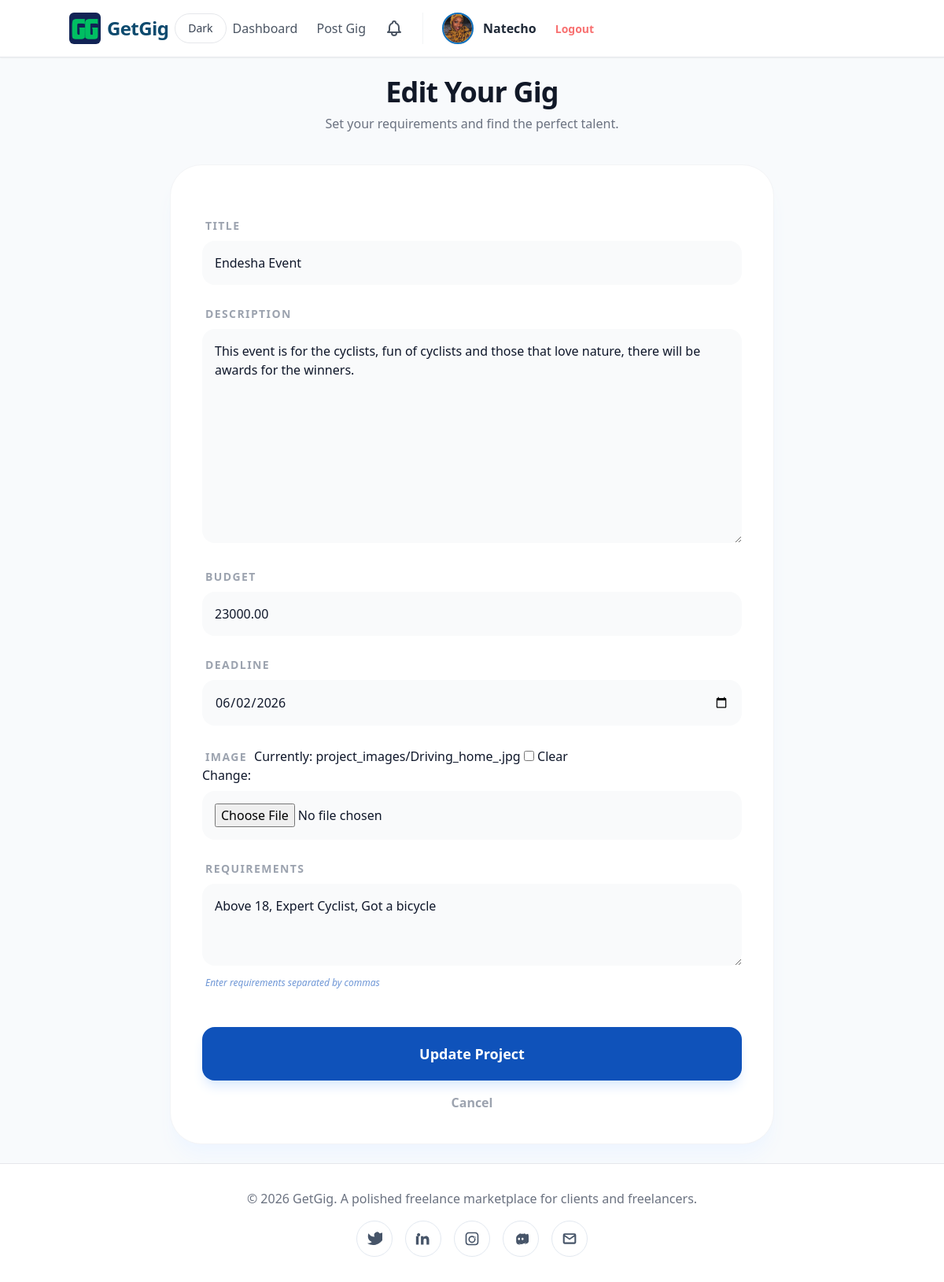
Page /projects/project/13/edit/ (signed in) on the earlier database version.
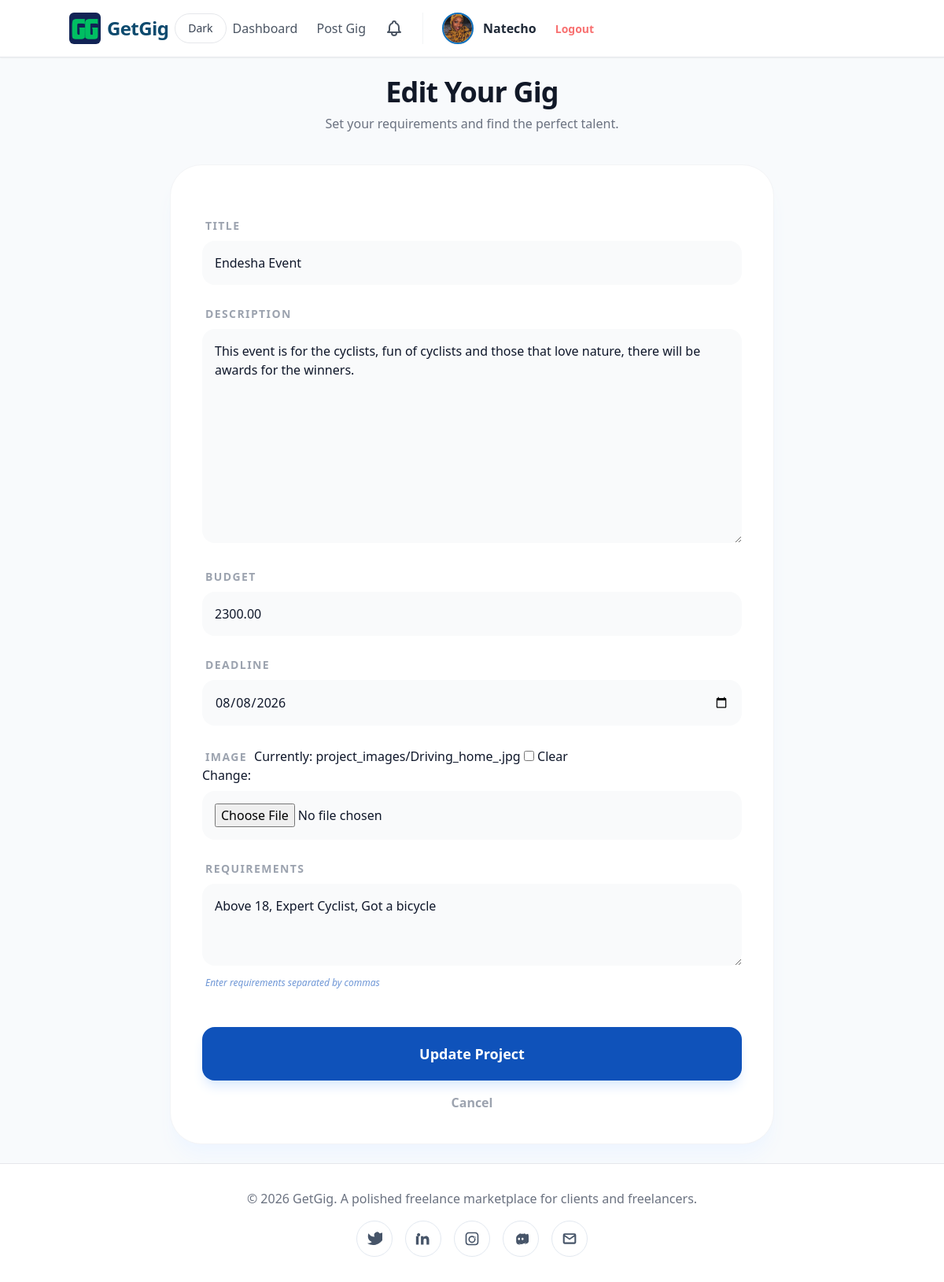
Same page on the later database version.
### projects/models.py (models this page shows, shortened)
class Project(models.Model):
    client = models.ForeignKey(settings.AUTH_USER_MODEL, on_delete=models.CASCADE, related_name='projects')
    title = models.CharField(max_length=200)
    description = models.TextField()
    budget = models.DecimalField(max_digits=10, decimal_places=2)
    deadline = models.DateField()
    created_at = models.DateTimeField(auto_now_add=True)
    image = models.ImageField(upload_to='project_images/', blank=True, null=True)
    requirements = models.JSONField(default=list, blank=True)
    status = models.CharField(
        max_length=20,
        choices=[('active', 'Active'), ('closed', 'Closed Early'), ('ended', 'Ended')],
        default='active'
    )

### projects/views.py (the view)
# urls.py: path('project/<int:project_id>/edit/', views.edit_project, name='edit_project'),
@login_required
def edit_project(request, project_id):
    project = get_object_or_404(Project, id=project_id, client=request.user)
    if request.method == 'POST':
        form = ProjectForm(request.POST, request.FILES, instance=project)
        if form.is_valid():
            raw_reqs = form.cleaned_data.get('requirements', '')
            project.requirements = [r.strip() for r in raw_reqs.split(',') if r.strip()]
            project.applications.exclude(status='archived').update(status='archived')
            form.save()
            return redirect('projects:client_dashboard')
    else:
        initial_reqs = ", ".join(project.requirements)
        form = ProjectForm(instance=project, initial={'requirements': initial_reqs})
    return render(request, 'clients/create_project.html', {'form': form, 'editing': True})

### projects/forms.py
class ProjectForm(forms.ModelForm):
    requirements = forms.CharField(
        widget=forms.Textarea(attrs={'rows': 3, 'placeholder': 'e.g. Above 18, Fluent in Python, English speaker...'}),
        help_text="Enter requirements separated by commas"
    )
    class Meta:
        model = Project
        fields = ['title', 'description', 'budget', 'deadline', 'image', 'requirements']
        widgets = {
            'deadline': forms.DateInput(attrs={'type': 'date'}),
        }
    def __init__(self, *args, **kwargs):
        super().__init__(*args, **kwargs)
        for field in self.fields.values():
            field.widget.attrs.update({'class': 'w-full p-4 bg-gray-50 border-none rounded-2xl focus:ring-2 focus:ring-ocean outline-none transition-all'})

### templates/clients/create_project.html (shortened to what this page needs)
{% extends 'base.html' %}
{% block content %}
<div class="max-w-3xl mx-auto">
    <div class="mb-10 text-center">
        <h1 class="text-4xl font-black text-gray-900 tracking-tight">
            {% if editing %}Edit Your Gig{% else %}Post a New Gig{% endif %}
        </h1>
        <p class="text-gray-500 mt-2">Set your requirements and find the perfect talent.</p>
    </div>
    <form method="POST" enctype="multipart/form-data" class="bg-white dark:bg-slate-900 p-10 rounded-[2.5rem] shadow-xl shadow-blue-50 border border-gray-100 dark:border-slate-700 space-y-6">
        {% for field in form %}
            <div class="space-y-2">
                <label class="text-sm font-black text-gray-400 dark:text-slate-400 uppercase tracking-widest px-1">
                    {{ field.label }}
                </label>
                {{ field }}
                {% if field.help_text %}
                    <p class="text-xs text-ocean/60 italic px-1">{{ field.help_text }}</p>
                {% endif %}
            </div>
        {% endfor %}
        <div class="pt-6">
            <button type="submit" class="w-full bg-ocean text-white py-5 rounded-2xl font-bold text-lg hover:bg-blue-700 transition-all transform hover:scale-[1.02] shadow-lg shadow-blue-100">
                {% if editing %}Update Project{% else %}Launch Project{% endif %}
            </button>
            <a href="{% url 'projects:client_dashboard' %}" class="block text-center mt-4 text-gray-400 dark:text-slate-400 font-bold hover:text-gray-600 dark:hover:text-slate-200 transition">
                Cancel
            </a>
        </div>
    </form>
</div>
{% endblock %}

Differences in the rows shown:
changed Project "Endesha Event": budget "23000.00" → "2300.00"; deadline "06/02/2026" → "08/08/2026"
